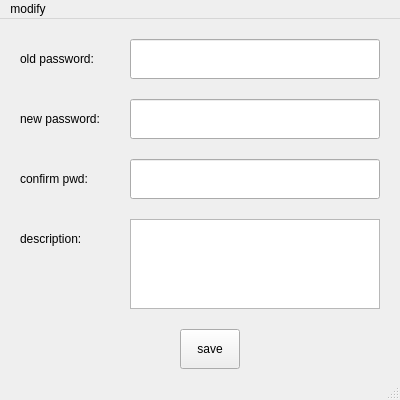
<?xml version="1.0" encoding="UTF-8"?>
<ui version="4.0">
 <class>modify</class>
 <widget class="QMainWindow" name="modify">
  <property name="geometry">
   <rect>
    <x>0</x>
    <y>0</y>
    <width>400</width>
    <height>400</height>
   </rect>
  </property>
  <property name="windowTitle">
   <string>MainWindow</string>
  </property>
  <widget class="QWidget" name="centralwidget">
   <widget class="QLabel" name="oldpwdLabel">
    <property name="geometry">
     <rect>
      <x>20</x>
      <y>20</y>
      <width>100</width>
      <height>40</height>
     </rect>
    </property>
    <property name="text">
     <string>old password:</string>
    </property>
   </widget>
   <widget class="QLabel" name="newpwdLabel">
    <property name="geometry">
     <rect>
      <x>20</x>
      <y>80</y>
      <width>100</width>
      <height>40</height>
     </rect>
    </property>
    <property name="text">
     <string>new password:</string>
    </property>
   </widget>
   <widget class="QLabel" name="confirmpwdLabel">
    <property name="geometry">
     <rect>
      <x>20</x>
      <y>140</y>
      <width>100</width>
      <height>40</height>
     </rect>
    </property>
    <property name="text">
     <string>confirm pwd:</string>
    </property>
   </widget>
   <widget class="QLabel" name="descriptionlabel">
    <property name="geometry">
     <rect>
      <x>20</x>
      <y>200</y>
      <width>100</width>
      <height>40</height>
     </rect>
    </property>
    <property name="text">
     <string>description:</string>
    </property>
   </widget>
   <widget class="QPushButton" name="saveButton">
    <property name="geometry">
     <rect>
      <x>180</x>
      <y>310</y>
      <width>60</width>
      <height>40</height>
     </rect>
    </property>
    <property name="text">
     <string>save</string>
    </property>
   </widget>
   <widget class="QLineEdit" name="oldpwdEdit">
    <property name="geometry">
     <rect>
      <x>130</x>
      <y>20</y>
      <width>250</width>
      <height>40</height>
     </rect>
    </property>
   </widget>
   <widget class="QLineEdit" name="newpwdEdit">
    <property name="geometry">
     <rect>
      <x>130</x>
      <y>80</y>
      <width>250</width>
      <height>40</height>
     </rect>
    </property>
   </widget>
   <widget class="QLineEdit" name="confirmpwdEdit">
    <property name="geometry">
     <rect>
      <x>130</x>
      <y>140</y>
      <width>250</width>
      <height>40</height>
     </rect>
    </property>
   </widget>
   <widget class="QTextEdit" name="descriptionEdit">
    <property name="geometry">
     <rect>
      <x>130</x>
      <y>200</y>
      <width>250</width>
      <height>90</height>
     </rect>
    </property>
   </widget>
  </widget>
  <widget class="QMenuBar" name="menubar">
   <property name="geometry">
    <rect>
     <x>0</x>
     <y>0</y>
     <width>400</width>
     <height>28</height>
    </rect>
   </property>
   <widget class="QMenu" name="menumodify">
    <property name="title">
     <string>modify</string>
    </property>
   </widget>
   <addaction name="menumodify"/>
  </widget>
  <widget class="QStatusBar" name="statusbar"/>
 </widget>
 <resources/>
 <connections/>
</ui>
